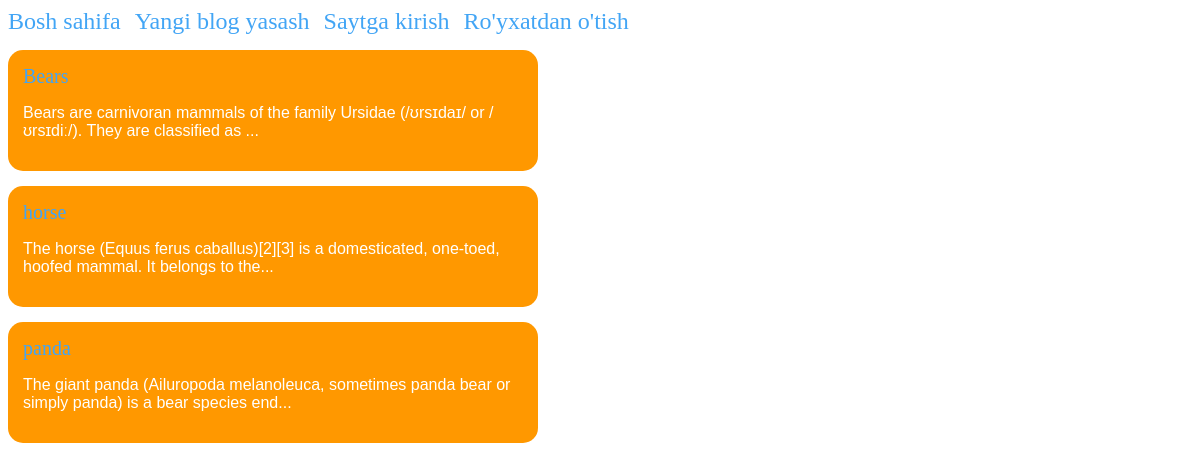
The page / on the database its author committed.
### blog/models.py (models this page shows, shortened)
class Post(models.Model):
    title = models.CharField(max_length=200)
    author = models.ForeignKey(
        'auth.User',
        on_delete=models.CASCADE
    )
    body = models.TextField()

### blog/views.py (the view)
# urls.py: path('', HomePage.as_view(), name='home'),
class HomePage(ListView):
    model = Post
    template_name = 'home.html'

### templates/home.html
{%extends 'base.html'%}
{%block content%}
{%for i in object_list%}
    <div class="blog">
        <a href="{%url 'detail' i.pk%}">{{i.title}}</a>
        <p>{{i.body | slice:":100"}}...</p>
    </div>
{%endfor%}
{%endblock content%}

### templates/base.html (style rules this page uses)
a { text-decoration:none; }
.blog { width:500px; background-color:#ff9800; border-radius:15px; padding:15px; margin-top:15px; }
.blog p { color:#fff; font-family:sans-serif; }
.blog a { color:#42a5f5; font-size:20px; }

### rows shown on the page
Post: title "Bears", body "Bears are carnivoran mammals of the family Ursidae (/ʊrsɪdaɪ/ or /ʊrsɪdiː/). They are classified as"
Post: title "horse", body "The horse (Equus ferus caballus)[2][3] is a domesticated, one-toed, hoofed mammal. It belongs to the"
Post: title "panda", body "The giant panda (Ailuropoda melanoleuca, sometimes panda bear or simply panda) is a bear species end"
